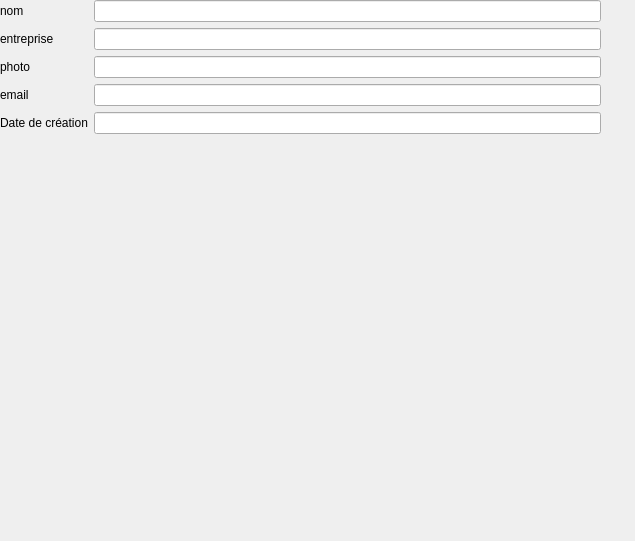
<?xml version="1.0" encoding="UTF-8"?>
<ui version="4.0">
 <class>Form</class>
 <widget class="QWidget" name="Form">
  <property name="geometry">
   <rect>
    <x>0</x>
    <y>0</y>
    <width>635</width>
    <height>541</height>
   </rect>
  </property>
  <property name="windowTitle">
   <string>Form</string>
  </property>
  <widget class="QWidget" name="formLayoutWidget_2">
   <property name="geometry">
    <rect>
     <x>0</x>
     <y>0</y>
     <width>601</width>
     <height>251</height>
    </rect>
   </property>
   <layout class="QFormLayout" name="formLayout">
    <item row="0" column="0">
     <widget class="QLabel" name="nomLabel">
      <property name="text">
       <string>nom</string>
      </property>
     </widget>
    </item>
    <item row="0" column="1">
     <widget class="QLineEdit" name="nomLineEdit"/>
    </item>
    <item row="1" column="0">
     <widget class="QLabel" name="entrepriseLabel">
      <property name="text">
       <string>entreprise</string>
      </property>
     </widget>
    </item>
    <item row="1" column="1">
     <widget class="QLineEdit" name="entrepriseLineEdit"/>
    </item>
    <item row="2" column="0">
     <widget class="QLabel" name="photoLabel">
      <property name="text">
       <string>photo</string>
      </property>
     </widget>
    </item>
    <item row="2" column="1">
     <widget class="QLineEdit" name="photoLineEdit"/>
    </item>
    <item row="3" column="0">
     <widget class="QLabel" name="emailLabel">
      <property name="text">
       <string>email</string>
      </property>
     </widget>
    </item>
    <item row="3" column="1">
     <widget class="QLineEdit" name="emailLineEdit"/>
    </item>
    <item row="4" column="0">
     <widget class="QLabel" name="dateDeCreationLabel">
      <property name="text">
       <string>Date de création</string>
      </property>
     </widget>
    </item>
    <item row="4" column="1">
     <widget class="QLineEdit" name="dateDeCreationLineEdit"/>
    </item>
   </layout>
  </widget>
 </widget>
 <resources/>
 <connections/>
</ui>
